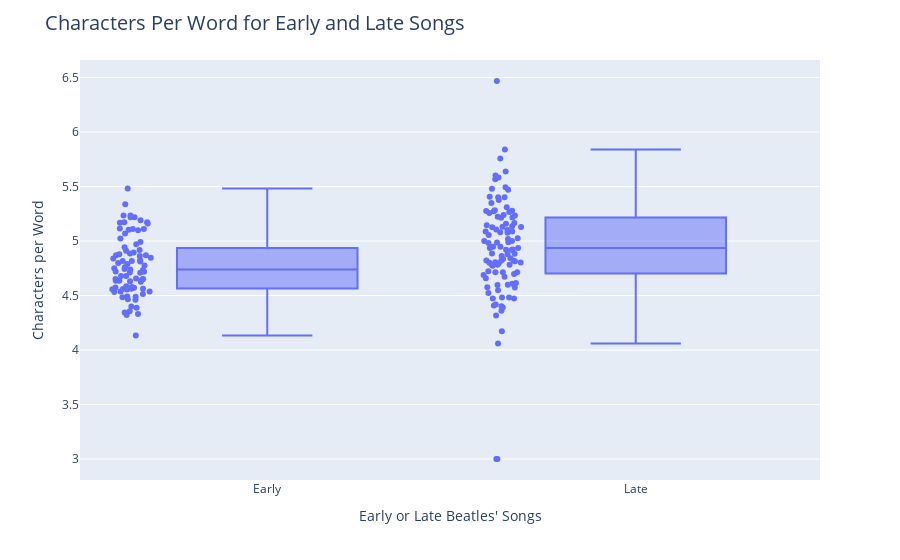

Notebook source saved alongside this figure:
### Markdown cell above
Just by looking at this graph it is hard to tell if there is a significant trend.  It looks like there *might* be a trend upwards, but it is really hard to tell.  A way to combat this is to seperate the data by early and late instead of by album.  That is what I did with the following code.

### Code cell
fig2 = px.box(Beatles, x='EARLY_LATE', 
              y ='CHARACTER_PER_WORD', 
              points = "all", 
              hover_data=["SONG"])

fig2.update_layout(title='Characters Per Word for Early and Late Songs', title_font_size=20,
                   xaxis_title="Early or Late Beatles' Songs",
                  yaxis_title="Characters per Word")
fig2.show()

### Figure 1 — Plotly figure (JSON) as saved in the notebook; plotly's stock layout.template omitted (floating-point values rounded to 4 significant figures; data arrays with more than 128 entries replaced by an {"elided": "..."} marker saying what was removed)
{"data": [{"alignmentgroup": "True", "boxpoints": "all", "customdata": {"elided": "186x1 str values"}, "hovertemplate": "EARLY_LATE=%{x}<br>CHARACTER_PER_WORD=%{y}<br>SONG=%{customdata[0]}<extra></extra>", "legendgroup": "", "marker": {"color": "#636efa"}, "name": "", "notched": false, "offsetgroup": "", "orientation": "v", "showlegend": false, "type": "box", "x": {"elided": "186 str values"}, "x0": " ", "xaxis": "x", "y": {"elided": "186 float values"}, "y0": " ", "yaxis": "y"}], "layout": {"boxmode": "group", "legend": {"tracegroupgap": 0}, "margin": {"t": 60}, "title": {"font": {"size": 20}, "text": "Characters Per Word for Early and Late Songs"}, "xaxis": {"anchor": "y", "domain": [0, 1], "title": {"text": "Early or Late Beatles' Songs"}}, "yaxis": {"anchor": "x", "domain": [0, 1], "title": {"text": "Characters per Word"}}}}
